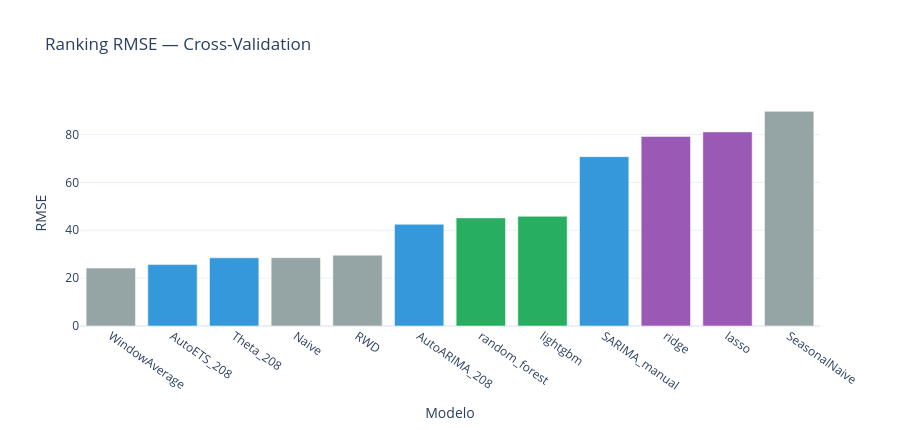

Notebook code for this chart:
### Code cell
print("Benchmark completo — Cross-Validation:")
display(evaluar_cv_estilo(cv_completo, modelos_cv_completo))

metricas_cv = pd.concat(
    [metricas_cv_baseline, metricas_cv_stats, metricas_cv_ml],
    ignore_index=True,
)
metricas_cv["familia"] = metricas_cv["modelo"].map(familia_modelo)

graficar_rmse_modelos(metricas_cv, "Ranking RMSE — Cross-Validation")

### Figure 1 — Plotly figure (JSON) as saved in the notebook; plotly's stock layout.template omitted (floating-point values rounded to 4 significant figures)
{"data": [{"marker": {"color": ["#95a5a6", "#3498db", "#3498db", "#95a5a6", "#95a5a6", "#3498db", "#27ae60", "#27ae60", "#3498db", "#9b59b6", "#9b59b6", "#95a5a6"]}, "type": "bar", "x": ["WindowAverage", "AutoETS_208", "Theta_208", "Naive", "RWD", "AutoARIMA_208", "random_forest", "lightgbm", "SARIMA_manual", "ridge", "lasso", "SeasonalNaive"], "y": [24.19, 25.66, 28.5, 28.56, 29.61, 42.5, 45.17, 45.84, 70.76, 79.22, 81.11, 89.72]}], "layout": {"height": 430, "showlegend": false, "title": {"text": "Ranking RMSE — Cross-Validation"}, "xaxis": {"tickangle": 35, "title": {"text": "Modelo"}}, "yaxis": {"title": {"text": "RMSE"}}}}
